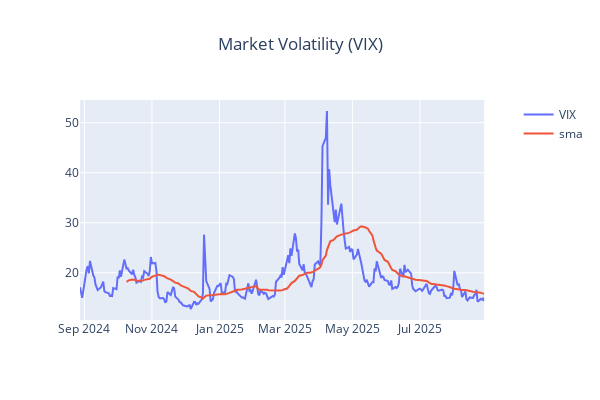

Notebook source saved alongside this figure:
### Markdown cell above
### Implied Volaility

### Code cell
import yfinance
from finta import TA
from plotly.subplots import make_subplots
_t = yfinance.Ticker('^VIX')

COLUMNS = ['Adj Close', 'Open','High','Low','Close','Volume']
_d = _t.history(period='1y')
_d['sma'] = TA.SMA(_d, period=30)

_f=make_subplots(specs=[[{"secondary_y": True}]])
_f.update_layout(title=f"Market Volatility (VIX)", title_x=0.5, width=600, height=400)
_d.reset_index(inplace=True)
_f.add_trace(
    go.Scatter(y=_d['Close'], x=_d['Date'], name="VIX"),
    secondary_y=False
)
_f.add_trace(
    go.Scatter(y=_d['sma'], x=_d['Date'], name=f'sma'),
    secondary_y=False
)
_f.show()

### Figure 1 — Plotly figure (JSON) as saved in the notebook; plotly's stock layout.template omitted (floating-point values rounded to 4 significant figures; data arrays with more than 128 entries replaced by an {"elided": "..."} marker saying what was removed)
{"data": [{"name": "VIX", "type": "scatter", "x": {"elided": "251 str values"}, "xaxis": "x", "y": {"elided": "251 float values"}, "yaxis": "y"}, {"name": "sma", "type": "scatter", "x": {"elided": "251 str values"}, "xaxis": "x", "y": {"elided": "251 float values"}, "yaxis": "y"}], "layout": {"height": 400, "title": {"text": "Market Volatility (VIX)", "x": 0.5}, "width": 600, "xaxis": {"anchor": "y", "domain": [0, 0.94]}, "yaxis": {"anchor": "x", "domain": [0, 1]}, "yaxis2": {"anchor": "x", "overlaying": "y", "side": "right"}}}
